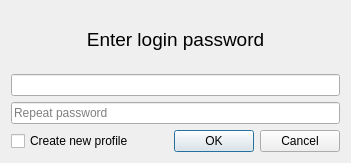
<?xml version="1.0" encoding="UTF-8"?>
<ui version="4.0">
 <class>LoginDialog</class>
 <widget class="QDialog" name="LoginDialog">
  <property name="geometry">
   <rect>
    <x>0</x>
    <y>0</y>
    <width>351</width>
    <height>163</height>
   </rect>
  </property>
  <property name="windowTitle">
   <string>Login</string>
  </property>
  <layout class="QVBoxLayout" name="verticalLayout_2">
   <item>
    <layout class="QVBoxLayout" name="verticalLayout">
     <item>
      <widget class="QLabel" name="label">
       <property name="font">
        <font>
         <pointsize>14</pointsize>
        </font>
       </property>
       <property name="text">
        <string>Enter login password</string>
       </property>
       <property name="alignment">
        <set>Qt::AlignmentFlag::AlignCenter</set>
       </property>
      </widget>
     </item>
     <item>
      <widget class="QLineEdit" name="passwordLineEdit">
       <property name="enabled">
        <bool>true</bool>
       </property>
       <property name="echoMode">
        <enum>QLineEdit::EchoMode::Password</enum>
       </property>
      </widget>
     </item>
     <item>
      <widget class="QLineEdit" name="password2LineEdit">
       <property name="echoMode">
        <enum>QLineEdit::EchoMode::Password</enum>
       </property>
       <property name="placeholderText">
        <string>Repeat password</string>
       </property>
      </widget>
     </item>
     <item>
      <layout class="QHBoxLayout" name="horizontalLayout_2">
       <item>
        <widget class="QCheckBox" name="newProfileCheckBox">
         <property name="text">
          <string>Create new profile</string>
         </property>
        </widget>
       </item>
       <item>
        <widget class="QDialogButtonBox" name="buttonBox">
         <property name="orientation">
          <enum>Qt::Orientation::Horizontal</enum>
         </property>
         <property name="standardButtons">
          <set>QDialogButtonBox::StandardButton::Cancel|QDialogButtonBox::StandardButton::Ok</set>
         </property>
        </widget>
       </item>
      </layout>
     </item>
    </layout>
   </item>
  </layout>
 </widget>
 <resources/>
 <connections>
  <connection>
   <sender>buttonBox</sender>
   <signal>rejected()</signal>
   <receiver>LoginDialog</receiver>
   <slot>reject()</slot>
   <hints>
    <hint type="sourcelabel">
     <x>316</x>
     <y>260</y>
    </hint>
    <hint type="destinationlabel">
     <x>286</x>
     <y>274</y>
    </hint>
   </hints>
  </connection>
  <connection>
   <sender>buttonBox</sender>
   <signal>accepted()</signal>
   <receiver>LoginDialog</receiver>
   <slot>accept()</slot>
   <hints>
    <hint type="sourcelabel">
     <x>248</x>
     <y>254</y>
    </hint>
    <hint type="destinationlabel">
     <x>157</x>
     <y>274</y>
    </hint>
   </hints>
  </connection>
 </connections>
</ui>
